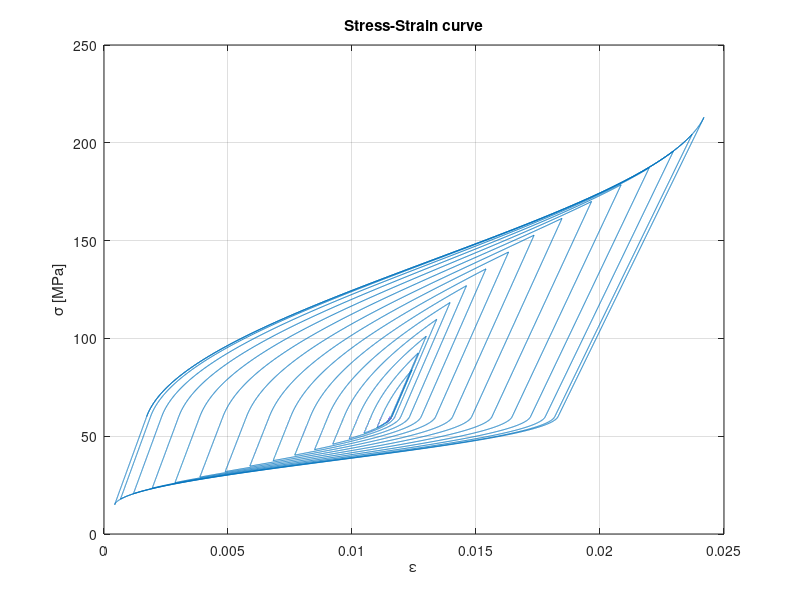
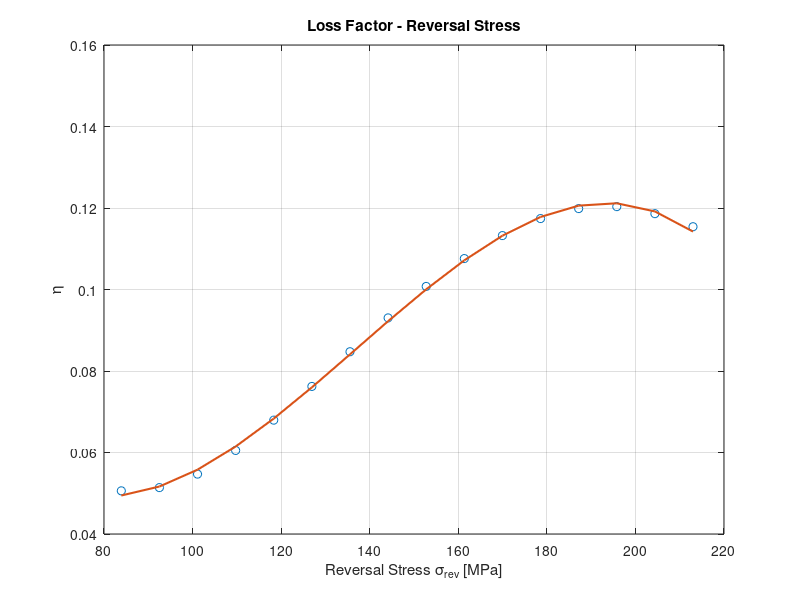

The MATLAB script that drew these images, in order:
clear all
clc
close all
% CU-AL-ZN-MN properties
Ea = 34.9e3; %[MPa]
Emp = 26e3; %[MPa]
Emm = 33e3;
EmT = 26e3;
Teta = 0.55; %[MPa/°C]
Mf = -55; %[°C]
Ms = -35; %[°C]
As = -30; %[°C]
Af = -15; %[°C]
CMp = 1; %[MPa/°C]
CAp = 3; %[MPa/°C]
CMm = -0.2;
CAm = -3;
ssp = 35; %[MPa]
sfp = 188; %[MPa]
ssm = 0;
sfm = -220;
epsLp = 0.016;
epsLm = -0.0146;
% Phase diagram
T = -60:0.1:50;
Rmfp = CMp * (T - Ms) + sfp; Rmfp = [Rmfp >= sfp] .* Rmfp;
Rmsp = CMp * (T - Ms) + ssp; Rmsp = [Rmsp >= ssp] .* Rmsp;
Rasp = CAp * (T - As); Rasp = [Rasp >= 0] .* Rasp;
Rafp = CAp * (T - Af); Rafp = [Rafp >= 0] .* Rafp;
TT = T(T<=Ms);
% Simulation
T0 = -10;
xisp0 = 0;
xism0 = 0;
xisp = 0;
xism = 0;
sigma0 = 60;
sigma = sigma0;
E = Ea + xisp0*(Emp-Ea) + xism0*(Emm-Ea);
eps = sigma/Ea;
LF = [];
sigma_plot = [];
eps_plot = [];
eps_max = (CMp*(T0-Ms)+ssp) / Emp + epsLp;
eps_min = (CAp*(T0-Af)) / Ea;
%%%%%%%%%%%%%%%%%%%%%%%%%%%%%%%% TENSION %%%%%%%%%%%%%%%%%%%%%%%%%%%%%%%%%%
key = 15;
for k = 0:key
    for ii = 1:1
        % Load linear
        sigma1 = linspace(sigma(end), CMp*(T0-Ms)+ssp ,1000)';
        eps1 = sigma1/E(end) + epsLp*xisp(end);
        % Parameters
        sigma = [sigma ; sigma1];
        eps = [eps ; eps1];
        xisp = [xisp ; zeros(length(sigma1),1)];
        E = [E ; Ea * ones(length(sigma1),1)];
        % DT
        if CMp*(T0-Ms)+sfp-0.9*((CMp*(T0-Ms)+sfp-60)/(key+1))*k > CMp*(T0-Ms)+ssp
            sigma2 = linspace(sigma(end), CMp*(T0-Ms)+sfp-0.9*((CMp*(T0-Ms)+sfp-60)/(key+1))*k ,1000)';
        else
            sigma2 = linspace(sigma(end), CMp*(T0-Ms)+ssp ,1000)';
        end   
        Y = cos(pi * (sigma2-ssp-CMp*(T0-Ms))/(sfp-ssp));
        xisp2 = (1-Y)/2+xisp0*(1+Y)/2;
        E2 = Ea + xisp2*(Emp-Ea);
        eps2 = epsLp*xisp2+sigma2./E2;
        % Parameters
        sigma = [sigma ; sigma2];
        eps = [eps ; eps2];
        E = [E ; E2(end)*ones(length(sigma2),1)];
        xisp = [xisp ; xisp2];
        xisp0 = xisp(end);
        % Energy
        E12 = trapz([eps1;eps2],[sigma1;sigma2]);
        % Unload linear to sigma0
        sigma3 = linspace(sigma(end),sigma0,1000)';
        eps3 = epsLp*xisp(end)+sigma3/E(end);
        % Parameters
        sigma = [sigma ; sigma3];
        eps = [eps ; eps3];
        xisp = [xisp ; xisp(end)*ones(length(sigma3),1)];
        E = [E ; E(end)*ones(length(sigma1),1)];
        % Energy
        E3 = trapz(eps3,sigma3);
        %%%%% Energy Upper %%%%%
        EU = E12 + E3; % E3 dovrebbe essere negativo
        %%%%%%%%%%%%%%%%%%%%%%%%
        % Unload linear to "ssm"
        sigma4 = linspace(sigma(end), CAp*(T0-As) ,1000)';
        eps4 = epsLp*xisp(end)+sigma4/E(end);
        % Parameters
        sigma = [sigma ; sigma4];
        eps = [eps ; eps4];
        xisp = [xisp ; xisp(end)*ones(length(sigma4),1)];
        E = [E ; E(end)*ones(length(sigma4),1)];
        % IT
        if CAp*(T0-Af)+((60-CAp*(T0-Af))/(key+1))*k < CAp*(T0-As)
            sigma5 = linspace(sigma(end), CAp*(T0-Af)+((60-CAp*(T0-Af))/(key+1))*k ,1000)';
        else
            sigma5 = linspace(sigma(end), CAp*(T0-As) ,1000)';
        end
        Y = cos(pi*(T0-As-sigma5/CAp)/(Af-As));
        xisp5 = xisp0/2*(Y+1);
        E5 = Ea + xisp5*(Emp-Ea);
        eps5 = epsLp * xisp5 + sigma5 ./E5;
        % Parameters
        xisp = [xisp ; xisp5];
        E = [E ; E5];
        eps = [eps ; eps5];
        sigma = [sigma ; sigma5];
        xisp0 = xisp(end);
        % Energy
        E45 = trapz([eps4;eps5],[sigma4;sigma5]);
        % Load linear to sigma0
        sigma6 = linspace(sigma(end), sigma0, 1000)';
        eps6 = epsLp*xisp(end) + sigma6/E(end);
        % Parameters
        sigma = [sigma; sigma6];
        eps = [eps ; eps6];
        xisp = [xisp ; xisp(end)];
        E = [E ; E(end)*ones(length(sigma6),1)];
        % Energy
        E6 = trapz(eps6,sigma6);
        %%%%% Energy Lower %%%%%
        EL = E45 + E6;
    end
    sigma_plot(:,k+1) = [sigma1;sigma2;sigma3;sigma4;sigma5;sigma6];
    eps_plot(:,k+1) = [eps1;eps2;eps3;eps4;eps5;eps6];
    E_diss = EU + EL;
    U_max = E12 + E6- 1/2*E_diss;
    LF = [LF E_diss/(2*pi*U_max)];
    % STRESS-STRAIN
    plot(eps_plot(:,k+1),sigma_plot(:,k+1),'Color',[0, 0.4470, 0.7410])
    grid on
    xlabel('\epsilon')
    ylabel('\sigma [MPa]')
    hold on
end
title('Stress-Strain curve')
% LOSS FACTOR
figure
k = 0:key;
ss=CMp*(T0-Ms)+sfp-0.9*((CMp*(T0-Ms)+sfp-60)/(key+1))*k;
p = polyfit(ss,LF,3);
Fun = polyval(p,ss);
plot(ss,LF,'o')
hold on
plot(ss,Fun,'Linewidth',1.5)
grid on
ylabel('\eta')
xlabel('Reversal Stress \sigma_{rev} [MPa]')
title('Loss Factor - Reversal Stress')
